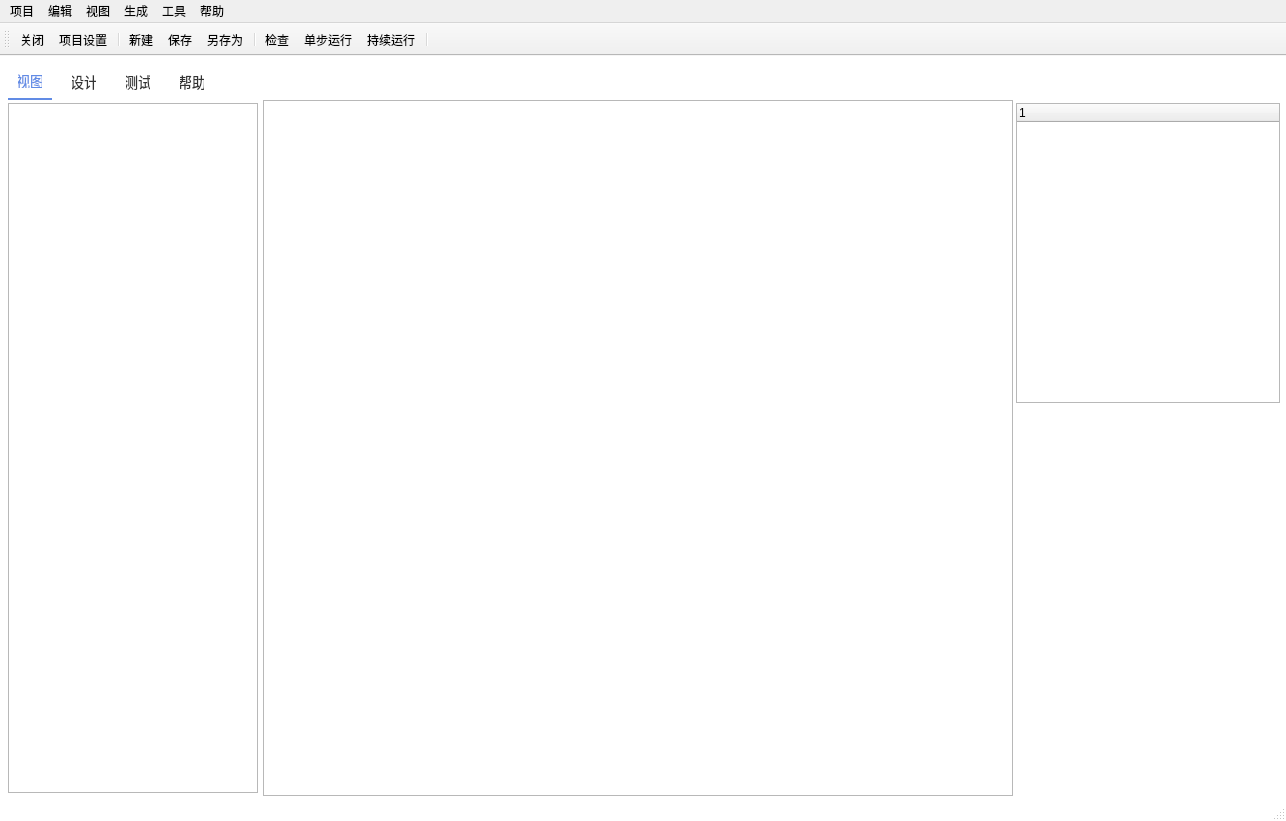
<?xml version="1.0" encoding="UTF-8"?>
<ui version="4.0">
 <class>MainWindow</class>
 <widget class="QMainWindow" name="MainWindow">
  <property name="geometry">
   <rect>
    <x>0</x>
    <y>0</y>
    <width>1286</width>
    <height>821</height>
   </rect>
  </property>
  <property name="windowTitle">
   <string>MainWindow</string>
  </property>
  <property name="styleSheet">
   <string notr="true">QMainWindow {
    background-color: white;
}
</string>
  </property>
  <widget class="QWidget" name="centralwidget">
   <layout class="QGridLayout" name="gridLayout">
    <property name="leftMargin">
     <number>3</number>
    </property>
    <property name="topMargin">
     <number>3</number>
    </property>
    <property name="rightMargin">
     <number>3</number>
    </property>
    <property name="bottomMargin">
     <number>3</number>
    </property>
    <property name="spacing">
     <number>3</number>
    </property>
    <item row="0" column="3" rowspan="2">
     <widget class="QTabWidget" name="tabWidget">
      <property name="styleSheet">
       <string notr="true">QTabWidget {  
    border: none;  
}  
  
QTabWidget::pane {  
    border: none;  
    top: 5px;  
}  
  
QTabBar {  
    border: none;  
}  
  
QTabBar::tab {  
    border: none;  
    color: #333333;  
    background-color: white;
    font-family: &quot;微软雅黑&quot;;  
    font-size: 14px;  
    padding: 10px 10px; /* 使用正值内填充 */  
    margin-right: 10px; /* 根据需要调整标签之间的间距 */  
}  
  
QTabBar::tab:selected, QTabBar::tab:hover {  
    border-bottom: 2px solid #618BE5;  
    color: #618BE5;  
    background: transparent;  
}  
  
QTabWidget::tab-bar {  
    alignment: left;  
    top: 5px;  
    left: 5px;  
}</string>
      </property>
      <property name="currentIndex">
       <number>0</number>
      </property>
      <property name="tabsClosable">
       <bool>false</bool>
      </property>
      <property name="movable">
       <bool>true</bool>
      </property>
      <widget class="QWidget" name="MainViewtab">
       <attribute name="title">
        <string>视图</string>
       </attribute>
       <layout class="QGridLayout" name="gridLayout_3">
        <property name="leftMargin">
         <number>0</number>
        </property>
        <property name="topMargin">
         <number>0</number>
        </property>
        <property name="rightMargin">
         <number>0</number>
        </property>
        <property name="bottomMargin">
         <number>0</number>
        </property>
        <property name="spacing">
         <number>0</number>
        </property>
        <item row="0" column="1">
         <widget class="QGraphicsView" name="MainView"/>
        </item>
        <item row="0" column="0">
         <widget class="QWidget" name="leftwidget" native="true">
          <property name="minimumSize">
           <size>
            <width>250</width>
            <height>0</height>
           </size>
          </property>
          <property name="maximumSize">
           <size>
            <width>260</width>
            <height>16777215</height>
           </size>
          </property>
          <layout class="QGridLayout" name="gridLayout_5">
           <property name="leftMargin">
            <number>3</number>
           </property>
           <property name="topMargin">
            <number>3</number>
           </property>
           <property name="rightMargin">
            <number>3</number>
           </property>
           <property name="bottomMargin">
            <number>3</number>
           </property>
           <property name="spacing">
            <number>3</number>
           </property>
           <item row="0" column="0">
            <widget class="QGraphicsView" name="preview">
             <property name="minimumSize">
              <size>
               <width>250</width>
               <height>250</height>
              </size>
             </property>
             <property name="maximumSize">
              <size>
               <width>250</width>
               <height>65535</height>
              </size>
             </property>
            </widget>
           </item>
          </layout>
         </widget>
        </item>
        <item row="0" column="2">
         <widget class="QWidget" name="attribute" native="true">
          <property name="minimumSize">
           <size>
            <width>270</width>
            <height>0</height>
           </size>
          </property>
          <property name="maximumSize">
           <size>
            <width>200</width>
            <height>16777215</height>
           </size>
          </property>
          <layout class="QGridLayout" name="gridLayout_2">
           <property name="leftMargin">
            <number>3</number>
           </property>
           <property name="topMargin">
            <number>3</number>
           </property>
           <property name="rightMargin">
            <number>3</number>
           </property>
           <property name="bottomMargin">
            <number>3</number>
           </property>
           <property name="spacing">
            <number>3</number>
           </property>
           <item row="1" column="0">
            <widget class="QWidget" name="PropertyBrowser" native="true"/>
           </item>
           <item row="0" column="0">
            <widget class="QTreeWidget" name="GraphicsObjectTree">
             <property name="minimumSize">
              <size>
               <width>200</width>
               <height>0</height>
              </size>
             </property>
             <property name="maximumSize">
              <size>
               <width>300</width>
               <height>300</height>
              </size>
             </property>
             <column>
              <property name="text">
               <string notr="true">1</string>
              </property>
             </column>
            </widget>
           </item>
          </layout>
         </widget>
        </item>
       </layout>
      </widget>
      <widget class="QWidget" name="tab_2">
       <attribute name="title">
        <string>设计</string>
       </attribute>
       <layout class="QGridLayout" name="gridLayout_4">
        <property name="leftMargin">
         <number>0</number>
        </property>
        <property name="topMargin">
         <number>0</number>
        </property>
        <property name="rightMargin">
         <number>0</number>
        </property>
        <property name="bottomMargin">
         <number>0</number>
        </property>
        <property name="spacing">
         <number>0</number>
        </property>
        <item row="1" column="1">
         <widget class="QPlainTextEdit" name="designTextEdit"/>
        </item>
        <item row="0" column="0" rowspan="2">
         <widget class="QTreeWidget" name="resourceTreeWidget">
          <property name="maximumSize">
           <size>
            <width>200</width>
            <height>16777215</height>
           </size>
          </property>
          <column>
           <property name="text">
            <string notr="true">1</string>
           </property>
          </column>
         </widget>
        </item>
        <item row="0" column="1">
         <widget class="QGraphicsView" name="designView">
          <property name="minimumSize">
           <size>
            <width>0</width>
            <height>250</height>
           </size>
          </property>
          <property name="maximumSize">
           <size>
            <width>16777215</width>
            <height>250</height>
           </size>
          </property>
         </widget>
        </item>
       </layout>
      </widget>
      <widget class="QWidget" name="tab_3">
       <attribute name="title">
        <string>测试</string>
       </attribute>
       <layout class="QGridLayout" name="gridLayout_6">
        <property name="leftMargin">
         <number>1</number>
        </property>
        <property name="topMargin">
         <number>1</number>
        </property>
        <property name="rightMargin">
         <number>1</number>
        </property>
        <property name="bottomMargin">
         <number>1</number>
        </property>
        <property name="spacing">
         <number>1</number>
        </property>
        <item row="0" column="2" rowspan="2" colspan="2">
         <widget class="QWidget" name="widget" native="true">
          <property name="minimumSize">
           <size>
            <width>250</width>
            <height>0</height>
           </size>
          </property>
          <layout class="QGridLayout" name="gridLayout_7">
           <item row="2" column="0">
            <widget class="QRadioButton" name="testcodeahead">
             <property name="styleSheet">
              <string notr="true">QRadioButton{
    spacing: 2px;
    color: black;
}
QRadioButton::indicator {
    width: 25px;
    height: 25px;
}
QRadioButton::indicator:unchecked {
	image: url(:/NodeData/icon/radiobutton_false.png);
}
QRadioButton::indicator:checked {
	image: url(:/NodeData/icon/radiobutton_true.png);
}</string>
             </property>
             <property name="text">
              <string>测试代码在前</string>
             </property>
             <property name="checkable">
              <bool>true</bool>
             </property>
             <property name="checked">
              <bool>true</bool>
             </property>
            </widget>
           </item>
           <item row="5" column="0">
            <widget class="QPlainTextEdit" name="testcodeEdit"/>
           </item>
           <item row="1" column="0">
            <widget class="QRadioButton" name="testcodeback">
             <property name="styleSheet">
              <string notr="true">QRadioButton{
    spacing: 2px;
    color: black;
}
QRadioButton::indicator {
    width: 25px;
    height: 25px;
}
QRadioButton::indicator:unchecked {
	image: url(:/NodeData/icon/radiobutton_false.png);
}
QRadioButton::indicator:checked {
	image: url(:/NodeData/icon/radiobutton_true.png);
}</string>
             </property>
             <property name="text">
              <string>测试代码在后</string>
             </property>
             <property name="checked">
              <bool>false</bool>
             </property>
            </widget>
           </item>
           <item row="4" column="0">
            <widget class="QPushButton" name="pushButton">
             <property name="styleSheet">
              <string notr="true">QPushButton {
    color: black;
    background: rgba(255, 255, 255, 0.7);
    border: 1px solid rgba(0, 0, 0, 0.073);
    border-bottom: 1px solid rgba(0, 0, 0, 0.183);
    border-radius: 5px;

	font: 14pt &quot;Microsoft YaHei UI&quot;;
    padding: 5px 12px 6px 12px;
    outline: none;
}


QPushButton[isPlaceholderText=true] {
    color: rgba(0, 0, 0, 0.6063);
}

QPushButton[hasIcon=false] {
    padding: 5px 12px 6px 12px;
}

QPushButton[hasIcon=true] {
    padding: 5px 12px 6px 36px;
}


QPushButton:hover {
    background: rgba(249, 249, 249, 0.5);
}

QPushButton:pressed{
    color: rgba(0, 0, 0, 0.63);
    background: rgba(249, 249, 249, 0.3);
    border-bottom: 1px solid rgba(0, 0, 0, 0.073);
}

QPushButton:disabled {
    color: rgba(0, 0, 0, 0.36);
    background: rgba(249, 249, 249, 0.3);
    border: 1px solid rgba(0, 0, 0, 0.06);
    border-bottom: 1px solid rgba(0, 0, 0, 0.06);
}


</string>
             </property>
             <property name="text">
              <string>测试</string>
             </property>
             <property name="icon">
              <iconset resource="../../Resource/Resource.qrc">
               <normaloff>:/NodeData/icon/run.png</normaloff>:/NodeData/icon/run.png</iconset>
             </property>
             <property name="iconSize">
              <size>
               <width>32</width>
               <height>32</height>
              </size>
             </property>
            </widget>
           </item>
           <item row="3" column="0">
            <widget class="QRadioButton" name="onlytestcode">
             <property name="styleSheet">
              <string notr="true">QRadioButton{
    spacing: 2px;
    color: black;
}
QRadioButton::indicator {
    width: 25px;
    height: 25px;
}
QRadioButton::indicator:unchecked {
	image: url(:/NodeData/icon/radiobutton_false.png);
}
QRadioButton::indicator:checked {
	image: url(:/NodeData/icon/radiobutton_true.png);
}</string>
             </property>
             <property name="text">
              <string>只有测试代码</string>
             </property>
             <property name="checkable">
              <bool>true</bool>
             </property>
             <property name="checked">
              <bool>false</bool>
             </property>
            </widget>
           </item>
          </layout>
         </widget>
        </item>
        <item row="0" column="1">
         <widget class="QGraphicsView" name="testView">
          <property name="minimumSize">
           <size>
            <width>0</width>
            <height>400</height>
           </size>
          </property>
         </widget>
        </item>
        <item row="0" column="0" rowspan="2">
         <widget class="QTreeWidget" name="test_nodelist">
          <property name="maximumSize">
           <size>
            <width>200</width>
            <height>16777215</height>
           </size>
          </property>
          <column>
           <property name="text">
            <string notr="true">1</string>
           </property>
          </column>
         </widget>
        </item>
       </layout>
      </widget>
      <widget class="QWidget" name="tab">
       <attribute name="title">
        <string>帮助</string>
       </attribute>
       <layout class="QGridLayout" name="gridLayout_8">
        <property name="leftMargin">
         <number>0</number>
        </property>
        <property name="topMargin">
         <number>0</number>
        </property>
        <property name="rightMargin">
         <number>0</number>
        </property>
        <property name="bottomMargin">
         <number>0</number>
        </property>
        <item row="0" column="0">
         <widget class="QTextBrowser" name="helpTextBrower">
          <property name="html">
           <string>&lt;!DOCTYPE HTML PUBLIC &quot;-//W3C//DTD HTML 4.0//EN&quot; &quot;http://www.w3.org/TR/REC-html40/strict.dtd&quot;&gt;
&lt;html&gt;&lt;head&gt;&lt;meta name=&quot;qrichtext&quot; content=&quot;1&quot; /&gt;&lt;meta charset=&quot;utf-8&quot; /&gt;&lt;title&gt;Simple HTML Page&lt;/title&gt;&lt;style type=&quot;text/css&quot;&gt;
p, li { white-space: pre-wrap; }
hr { height: 1px; border-width: 0; }
li.unchecked::marker { content: &quot;\2610&quot;; }
li.checked::marker { content: &quot;\2612&quot;; }
&lt;/style&gt;&lt;/head&gt;&lt;body style=&quot; font-family:'Microsoft YaHei UI'; font-size:9pt; font-weight:400; font-style:normal;&quot;&gt;
&lt;p style=&quot;-qt-paragraph-type:empty; margin-top:12px; margin-bottom:12px; margin-left:0px; margin-right:0px; -qt-block-indent:0; text-indent:0px; font-size:xx-large; font-weight:700;&quot;&gt;&lt;br /&gt;&lt;/p&gt;&lt;/body&gt;&lt;/html&gt;</string>
          </property>
         </widget>
        </item>
       </layout>
      </widget>
     </widget>
    </item>
   </layout>
  </widget>
  <widget class="QMenuBar" name="menubar">
   <property name="geometry">
    <rect>
     <x>0</x>
     <y>0</y>
     <width>1286</width>
     <height>21</height>
    </rect>
   </property>
   <widget class="QMenu" name="menu">
    <property name="title">
     <string>项目</string>
    </property>
    <addaction name="actionnew"/>
    <addaction name="actionsave"/>
    <addaction name="actionsave_as"/>
    <addaction name="actionclose"/>
   </widget>
   <widget class="QMenu" name="menu_2">
    <property name="title">
     <string>编辑</string>
    </property>
    <addaction name="projectSetting"/>
   </widget>
   <widget class="QMenu" name="menu_3">
    <property name="title">
     <string>视图</string>
    </property>
    <addaction name="actionAttributeView"/>
    <addaction name="actionpreviewView"/>
    <addaction name="actionToolView"/>
   </widget>
   <widget class="QMenu" name="menu_4">
    <property name="title">
     <string>生成</string>
    </property>
    <addaction name="actionCheck"/>
    <addaction name="actionRun"/>
    <addaction name="actionrunonce"/>
   </widget>
   <widget class="QMenu" name="menu_5">
    <property name="title">
     <string>工具</string>
    </property>
    <addaction name="actionNodeEditor"/>
   </widget>
   <widget class="QMenu" name="menu_6">
    <property name="title">
     <string>帮助</string>
    </property>
    <addaction name="actionHelp"/>
    <addaction name="actionAbout"/>
   </widget>
   <addaction name="menu"/>
   <addaction name="menu_2"/>
   <addaction name="menu_3"/>
   <addaction name="menu_4"/>
   <addaction name="menu_5"/>
   <addaction name="menu_6"/>
  </widget>
  <widget class="QStatusBar" name="statusbar"/>
  <widget class="QToolBar" name="toolBar">
   <property name="windowTitle">
    <string>toolBar</string>
   </property>
   <attribute name="toolBarArea">
    <enum>TopToolBarArea</enum>
   </attribute>
   <attribute name="toolBarBreak">
    <bool>false</bool>
   </attribute>
   <addaction name="actionclose"/>
   <addaction name="projectSetting"/>
   <addaction name="separator"/>
   <addaction name="actionnew"/>
   <addaction name="actionsave"/>
   <addaction name="actionsave_as"/>
   <addaction name="separator"/>
   <addaction name="actionCheck"/>
   <addaction name="actionrunonce"/>
   <addaction name="actionRun"/>
   <addaction name="separator"/>
  </widget>
  <action name="actionnew">
   <property name="icon">
    <iconset resource="../../Resource/Resource.qrc">
     <normaloff>:/NodeData/icon/new.png</normaloff>:/NodeData/icon/new.png</iconset>
   </property>
   <property name="text">
    <string>新建</string>
   </property>
  </action>
  <action name="actionsave">
   <property name="icon">
    <iconset resource="../../Resource/Resource.qrc">
     <normaloff>:/NodeData/icon/save.png</normaloff>:/NodeData/icon/save.png</iconset>
   </property>
   <property name="text">
    <string>保存</string>
   </property>
  </action>
  <action name="actionsave_as">
   <property name="icon">
    <iconset resource="../../Resource/Resource.qrc">
     <normaloff>:/NodeData/icon/saveAs.png</normaloff>:/NodeData/icon/saveAs.png</iconset>
   </property>
   <property name="text">
    <string>另存为</string>
   </property>
  </action>
  <action name="actionclose">
   <property name="icon">
    <iconset resource="../../Resource/Resource.qrc">
     <normaloff>:/NodeData/icon/clsoe.png</normaloff>:/NodeData/icon/clsoe.png</iconset>
   </property>
   <property name="text">
    <string>关闭</string>
   </property>
  </action>
  <action name="actionCheck">
   <property name="icon">
    <iconset resource="../../Resource/Resource.qrc">
     <normaloff>:/NodeData/icon/check.png</normaloff>:/NodeData/icon/check.png</iconset>
   </property>
   <property name="text">
    <string>检查</string>
   </property>
  </action>
  <action name="actionRun">
   <property name="icon">
    <iconset resource="../../Resource/Resource.qrc">
     <normaloff>:/NodeData/icon/run.png</normaloff>:/NodeData/icon/run.png</iconset>
   </property>
   <property name="text">
    <string>持续运行</string>
   </property>
  </action>
  <action name="actionHelp">
   <property name="icon">
    <iconset resource="../../Resource/Resource.qrc">
     <normaloff>:/NodeData/icon/help.png</normaloff>:/NodeData/icon/help.png</iconset>
   </property>
   <property name="text">
    <string>帮助</string>
   </property>
  </action>
  <action name="actionAbout">
   <property name="text">
    <string>关于</string>
   </property>
  </action>
  <action name="actionNodeEditor">
   <property name="icon">
    <iconset theme="application-exit"/>
   </property>
   <property name="text">
    <string>节点编辑器</string>
   </property>
  </action>
  <action name="projectSetting">
   <property name="icon">
    <iconset resource="../../Resource/Resource.qrc">
     <normaloff>:/NodeData/icon/setting.png</normaloff>:/NodeData/icon/setting.png</iconset>
   </property>
   <property name="text">
    <string>项目设置</string>
   </property>
  </action>
  <action name="actionrunonce">
   <property name="icon">
    <iconset resource="../../Resource/Resource.qrc">
     <normaloff>:/NodeData/icon/runonce.png</normaloff>:/NodeData/icon/runonce.png</iconset>
   </property>
   <property name="text">
    <string>单步运行</string>
   </property>
  </action>
  <action name="actionAttributeView">
   <property name="checkable">
    <bool>true</bool>
   </property>
   <property name="checked">
    <bool>true</bool>
   </property>
   <property name="text">
    <string>属性</string>
   </property>
  </action>
  <action name="actionpreviewView">
   <property name="checkable">
    <bool>true</bool>
   </property>
   <property name="checked">
    <bool>true</bool>
   </property>
   <property name="text">
    <string>预览</string>
   </property>
  </action>
  <action name="actionNodeListView">
   <property name="checkable">
    <bool>true</bool>
   </property>
   <property name="checked">
    <bool>true</bool>
   </property>
   <property name="text">
    <string>节点列表</string>
   </property>
  </action>
  <action name="actionToolView">
   <property name="checkable">
    <bool>true</bool>
   </property>
   <property name="checked">
    <bool>true</bool>
   </property>
   <property name="text">
    <string>工具栏</string>
   </property>
  </action>
 </widget>
 <resources>
  <include location="../../Resource/Resource.qrc"/>
 </resources>
 <connections/>
</ui>
